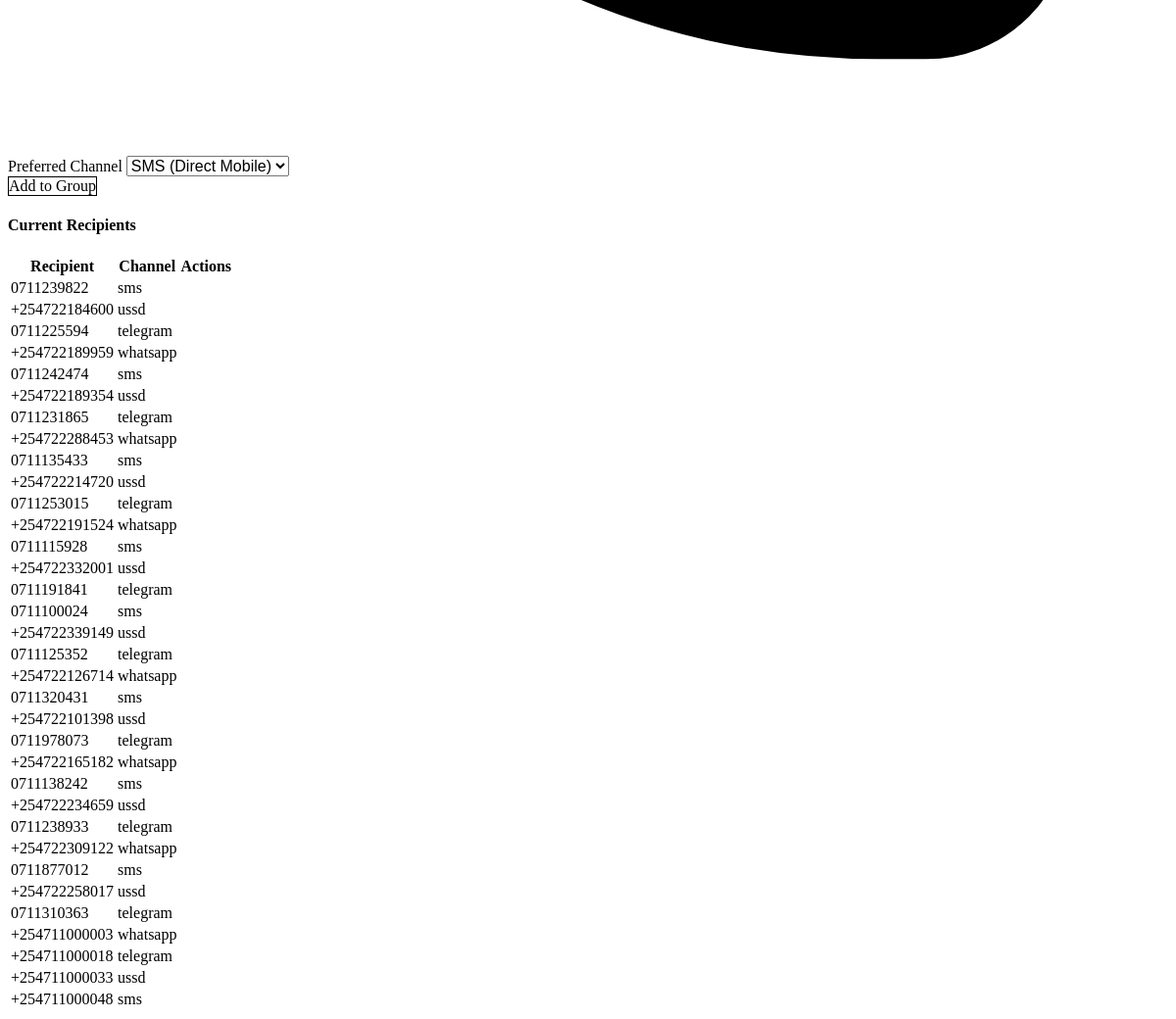
Before: /community/GRP-34D543D6/members (signed in, lower part) with the older database file.
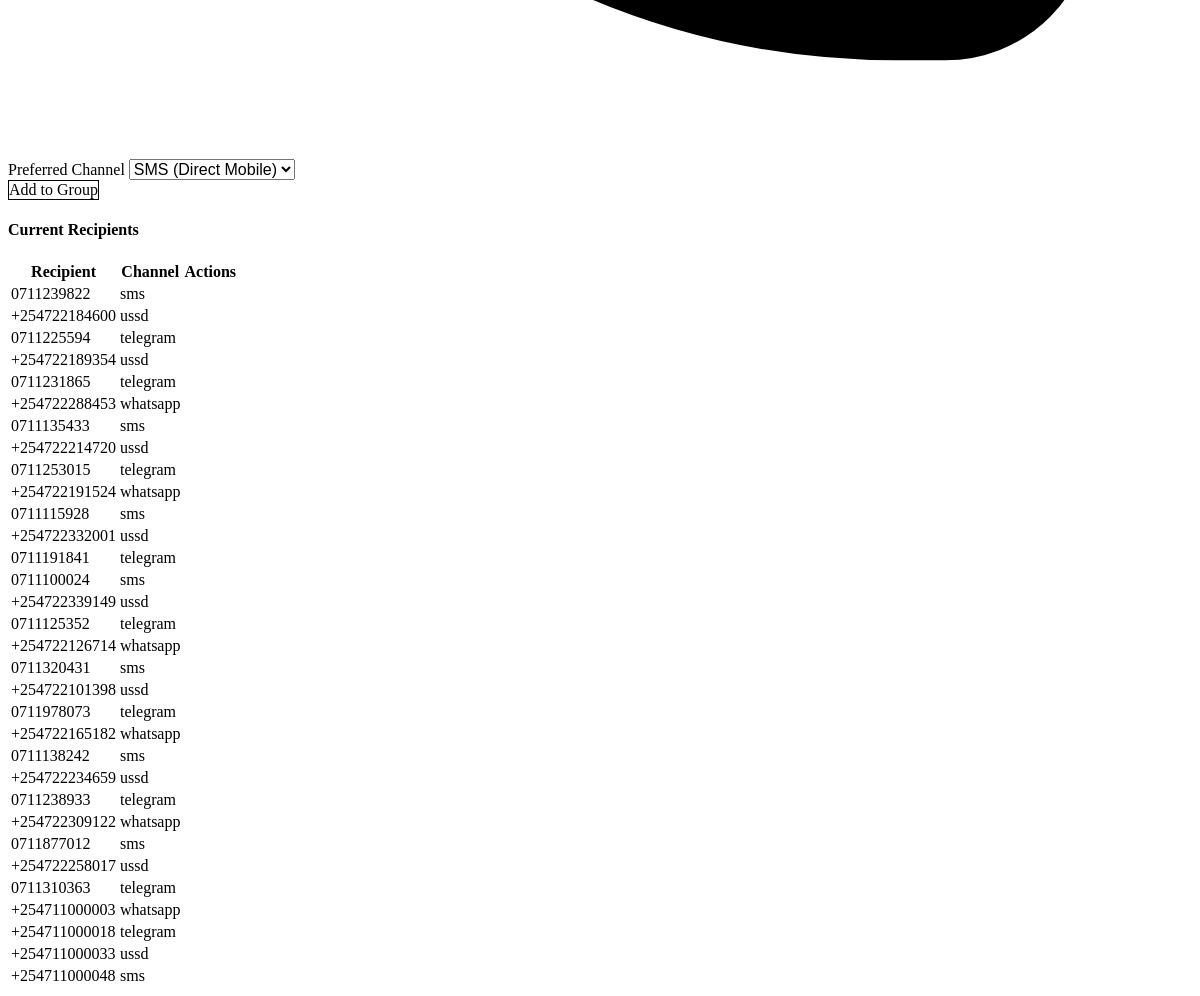
After: the same page with the newer database file.
### tables this page shows
CREATE TABLE community_members (
        id TEXT PRIMARY KEY,
        community_id TEXT NOT NULL,
        user_id TEXT NOT NULL,
        channel TEXT NOT NULL,
        joined_at DATETIME DEFAULT CURRENT_TIMESTAMP,
        active BOOLEAN DEFAULT 1,
        FOREIGN KEY (community_id) REFERENCES community_groups(id),
        UNIQUE(community_id, user_id, channel)
    );

### aos/api/routers/community.py (the view)
@router.get("/{group_id}/members", response_class=HTMLResponse)
async def list_group_members(
    request: Request,
    group_id: str,
    operator=Depends(get_current_operator)
):
    members = []
    group = None
    if community_state.module:
        group = community_state.module.get_group(group_id)
        if group:
            result = community_state.module.list_all_members(group_id=group_id, per_page=1000)
            members = result.get("members", [])
    return templates.TemplateResponse("partials/community_members.html", {
        "request": request,
        "user": operator,
        "group": group,
        "members": members
    })

### aos/api/templates/partials/community_members.html (shortened to what this page needs)
{% from "components/atoms/Card.html" import card %}
{% from "components/atoms/EliteButton.html" import elite_button %}
<div class="aos-stack-lg p-2 md:p-4">
    {% call card(padding="6", class="aos-bg-glass backdrop-blur-md border-primary/20") %}
    <form hx-post="/community/{{ group.id }}/members" hx-target="#modal-content" hx-swap="innerHTML"
        class="aos-stack-md">
        <div class="grid grid-cols-1 md:grid-cols-2 gap-6">
            <div class="aos-stack-xs">
                <div class="relative">
                    <div class="absolute inset-y-0 left-0 pl-3 flex items-center pointer-events-none">
                    </div>
                </div>
            </div>
            <div class="aos-stack-xs">
                <label class="aos-label">Preferred Channel</label>
                <select name="channel" class="aos-input aos-size-md" required>
                    <option value="sms">SMS (Direct Mobile)</option>
                </select>
            </div>
        </div>
        <div class="flex justify-end pt-2">
            {{ elite_button(
            text="Add to Group",
            type="submit",
            variant="primary",
            size="md",
            icon='<svg class="w-4 h-4" fill="none" stroke="currentColor" viewBox="0 0 24 24">
                <path stroke-linecap="round" stroke-linejoin="round" stroke-width="2" d="M12 4v16m8-8H4"></path>
            </svg>'
            ) }}
        </div>
    </form>
    {% endcall %}
    <div class="aos-stack-sm">
        <h4 class="aos-label-sm uppercase tracking-wider text-primary/70">Current Recipients</h4>
        <div id="members-list-container" class="max-h-[400px] overflow-y-auto pr-2 custom-scrollbar">
            {% if members %}
            <table class="aos-table">
                <thead>
                    <tr>
                        <th class="aos-text-xs">Recipient</th>
                        <th class="aos-text-xs">Channel</th>
                        <th class="aos-text-xs">Actions</th>
                    </tr>
                </thead>
                <tbody>
                    {% for member in members %}
                    <tr id="member-{{ member.user_id }}" class="group/row">
                        <td class="aos-font-mono aos-text-sm">{{ member.user_id }}</td>
                        <td>
                            <span class="aos-badge aos-badge-info aos-size-xs uppercase">{{ member.channel }}</span>
                        </td>
                        <td>
                            <button
                                class="aos-btn aos-btn-ghost aos-size-sm aos-text-danger opacity-0 group-hover/row:opacity-100 transition-opacity"
                                hx-delete="/community/{{ group.id }}/members/{{ member.user_id }}?channel={{ member.channel }}"
                                data-aos-confirm="Remove this recipient from the distribution network?"
                                hx-target="#member-{{ member.user_id }}" hx-swap="outerHTML swap:400ms">
                            </button>
                        </td>
                    </tr>
                    {% endfor %}
                </tbody>
            </table>
            {% else %}
            <div class="aos-text-center aos-py-12 aos-bg-glass rounded-lg border border-dashed border-gray-700">
                <p class="aos-text-muted">No recipients found in this community database.</p>
                <p class="aos-text-xs aos-text-muted/50 mt-1">Use the form above to register your first member.</p>
            </div>
            {% endif %}
        </div>
    </div>
</div>

### aos/api/templates/components/atoms/Card.html (shortened to what this page needs)
{% macro card(
padding="6",
glass=True,
interactive=False,
class="",
id=None
) %}
<div {% if id %}id="{{ id }}" {% endif %}
    class="aos-card {% if glass %}aos-glass{% endif %} {% if interactive %}aos-card-interactive{% endif %} p-{{ padding }} {{ class }}">
    {{ caller() }}
</div>
{% endmacro %}

### aos/api/templates/components/atoms/EliteButton.html (shortened to what this page needs)
{% macro elite_button(
text,
id=None,
type="button",
variant="primary",
size="md",
disabled=False,
onclick=None,
class="",
icon=None,
loading=False,
full_width=False
) %}
<button {% if id %}id="{{ id }}" {% endif %} type="{{ type }}" {% if disabled or loading %}disabled{% endif %}
    class="aos-btn aos-btn-{{ variant }} aos-size-{{ size }} {{ class }} {% if loading %}aos-btn-loading{% endif %} {% if full_width %}aos-btn-full{% endif %}"
    {% if disabled %}aria-disabled="true" {% endif %}>
    <span class="aos-btn-text">{{ text }}</span>
</button>
{% endmacro %}

### aos/api/templates/components/atoms/EliteButton.html (style rules this page uses)
.aos-btn { position: relative; display: inline-flex; align-items: center; justify-content: center; gap: var(--aos-spacing-2); font-weight: var(--aos-weight-semibold); border-radius: var(--aos-radius-lg); border: 1px solid transparent; transition: all var(--aos-duration-base) var(--aos-easing-out); cursor: pointer; font-family: var(--aos-font-sans); white-space: nowrap; }
.aos-size-sm { padding: var(--aos-spacing-1) var(--aos-spacing-3); font-size: var(--aos-size-xs); }
.aos-size-md { padding: var(--aos-spacing-2) var(--aos-spacing-6); font-size: var(--aos-size-sm); }
.aos-btn-primary { background: var(--aos-primary-base); color: var(--aos-primary-text); border-color: var(--aos-primary-base); }
.aos-btn-ghost { background: transparent; color: var(--aos-neutral-400); border-color: transparent; }

Changed rows visible on the page:
no longer on this page (row edited): community_members: user_id "+254722189959", channel "whatsapp"
no longer on this page (row edited): community_members: user_id "0711242474", channel "sms"
